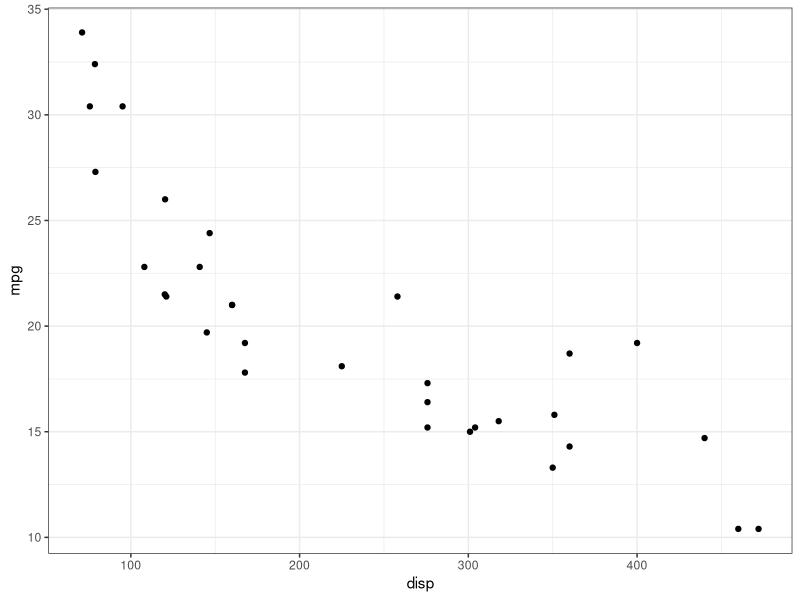
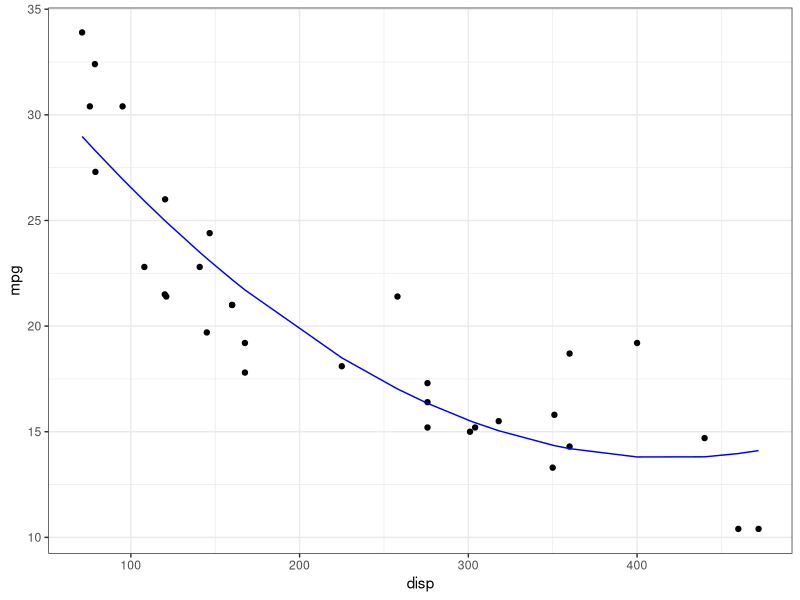
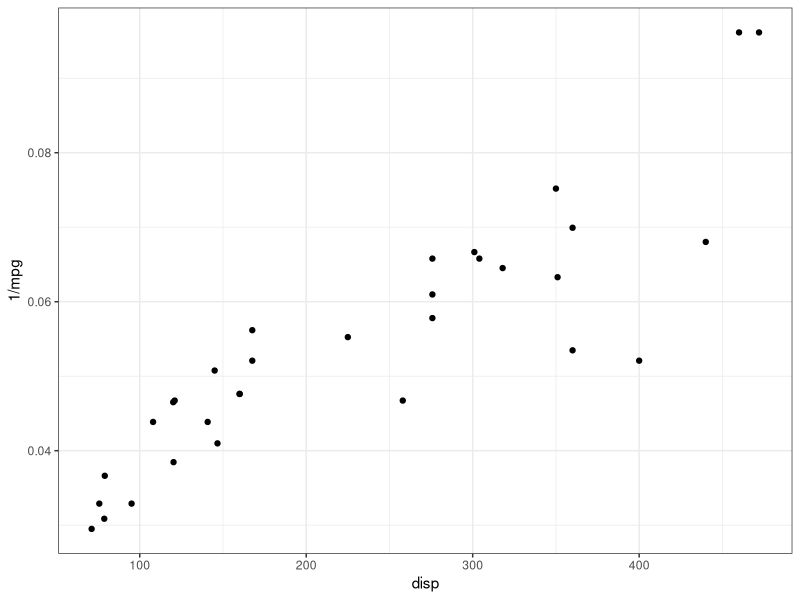
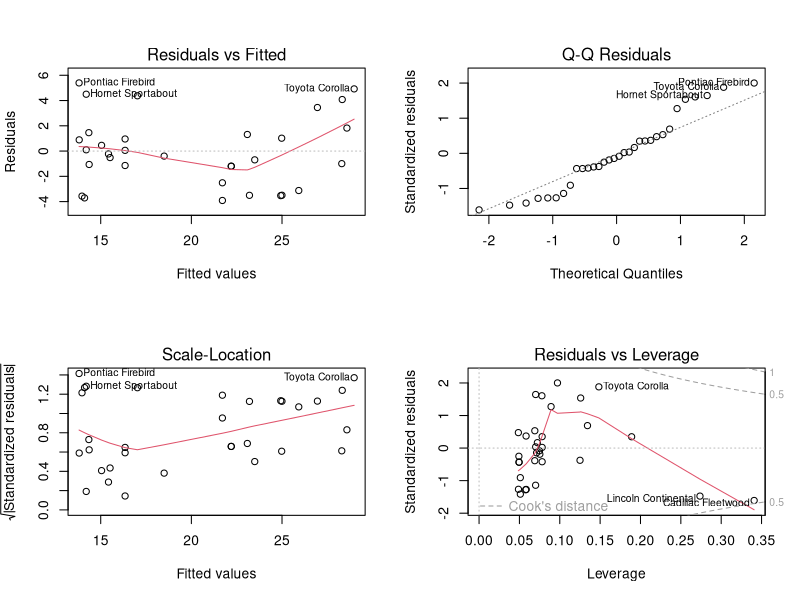

These figures' R source, in order:
## ---- chunk 1
head(mtcars)
## ---- chunk 2
library(ggplot2)
## ---- chunk 3
library(ggplot2)
p1 <- ggplot(mtcars) + geom_point(aes(x = disp, y = mpg)) + theme_bw()
p1
## ---- chunk 4
mpg_model <- lm(mpg ~ disp + I(disp^2), data = mtcars)
## ---- chunk 5
mpg_model
names(mpg_model)
mpg_model$coefficients
## ---- chunk 6
mtcars$mpg_pred <- predict(mpg_model, newdata = mtcars)
p1 + geom_line(data = mtcars, aes(x = disp, y = mpg_pred), col = "blue")
## ---- chunk 7
ggplot(mtcars) + geom_point(aes(x = disp, y = 1/mpg)) + theme_bw()
## ---- chunk 8
par(mfrow = c(2,2))
plot(mpg_model)
